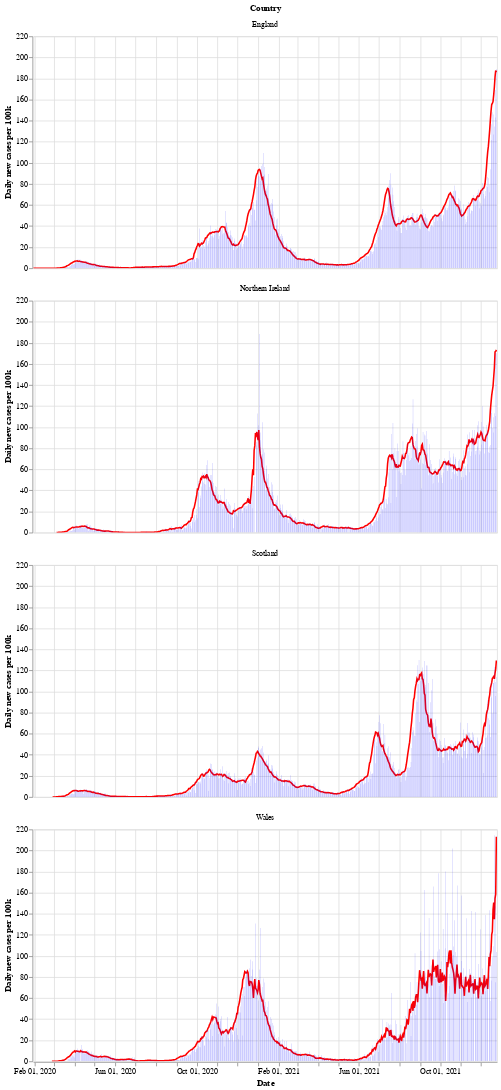

Notebook code for this chart:
### Markdown cell above
Next is a bar chart of the number of new cases in each country (per 100k population), with the 7 day moving average of cases. Again we see that Wales saw a longer period of raising and falling cases compared to the other countries.

After a period of cases falling, each nation is now seeing a rise in the number of cases - especially in Wales.

### Code cell
# collapse
bars = alt.Chart(uk_cases).mark_bar().encode(
    x=alt.X("yearmonthdate(date):T", axis=alt.Axis(title='Date')),
    y=alt.Y("newCasesRate:Q", axis=alt.Axis(title='Daily new cases per 100k')),
    tooltip='newCasesRate',
    color=alt.condition(
        alt.datum.dailyChange > 0,
        alt.value("orange"),  # The positive color
        alt.value("blue")  # The negative color
    )
).properties(title='New cases per 100k population with rolling 7 day average', width=600).interactive()
line = alt.Chart(uk_cases).mark_line(
    color='red',
    size=2,
).transform_window(
    rolling_mean='mean(newCasesRate)',
    frame=[0, 7],
    groupby=['areaName']
).encode(
    x='yearmonthdate(date):T',
    y='rolling_mean:Q'
)
alt.layer(line, bars, data=uk_cases).facet(alt.Row('areaName', title='Country'), columns=1)

### Figure 1 — Vega-Lite specification as saved in the notebook (floating-point values rounded to 4 significant figures; data arrays with more than 128 entries replaced by an {"elided": "..."} marker saying what was removed)
{"config": {"view": {"continuousWidth": 400, "continuousHeight": 300}}, "data": {"name": "data-b0352fb0684ceb6e527c3764f22724b8"}, "facet": {"type": "nominal", "field": "areaName", "title": "Country"}, "spec": {"layer": [{"mark": {"type": "line", "color": "red", "size": 2}, "encoding": {"x": {"type": "temporal", "field": "date", "timeUnit": "yearmonthdate"}, "y": {"type": "quantitative", "field": "rolling_mean"}}, "transform": [{"window": [{"op": "mean", "field": "newCasesRate", "as": "rolling_mean"}], "frame": [0, 7], "groupby": ["areaName"]}]}, {"mark": "bar", "encoding": {"color": {"condition": {"value": "orange", "test": "(datum.dailyChange > 0)"}, "value": "blue"}, "tooltip": {"type": "quantitative", "field": "newCasesRate"}, "x": {"type": "temporal", "axis": {"title": "Date"}, "field": "date", "timeUnit": "yearmonthdate"}, "y": {"type": "quantitative", "axis": {"title": "Daily new cases per 100k"}, "field": "newCasesRate"}}, "selection": {"selector002": {"type": "interval", "bind": "scales", "encodings": ["x", "y"]}}, "title": "New cases per 100k population with rolling 7 day average", "width": 600}]}, "columns": 1, "$schema": "https://vega.github.io/schema/vega-lite/v4.8.1.json", "datasets": {"data-b0352fb0684ceb6e527c3764f22724b8": {"elided": "2688 records"}}}
